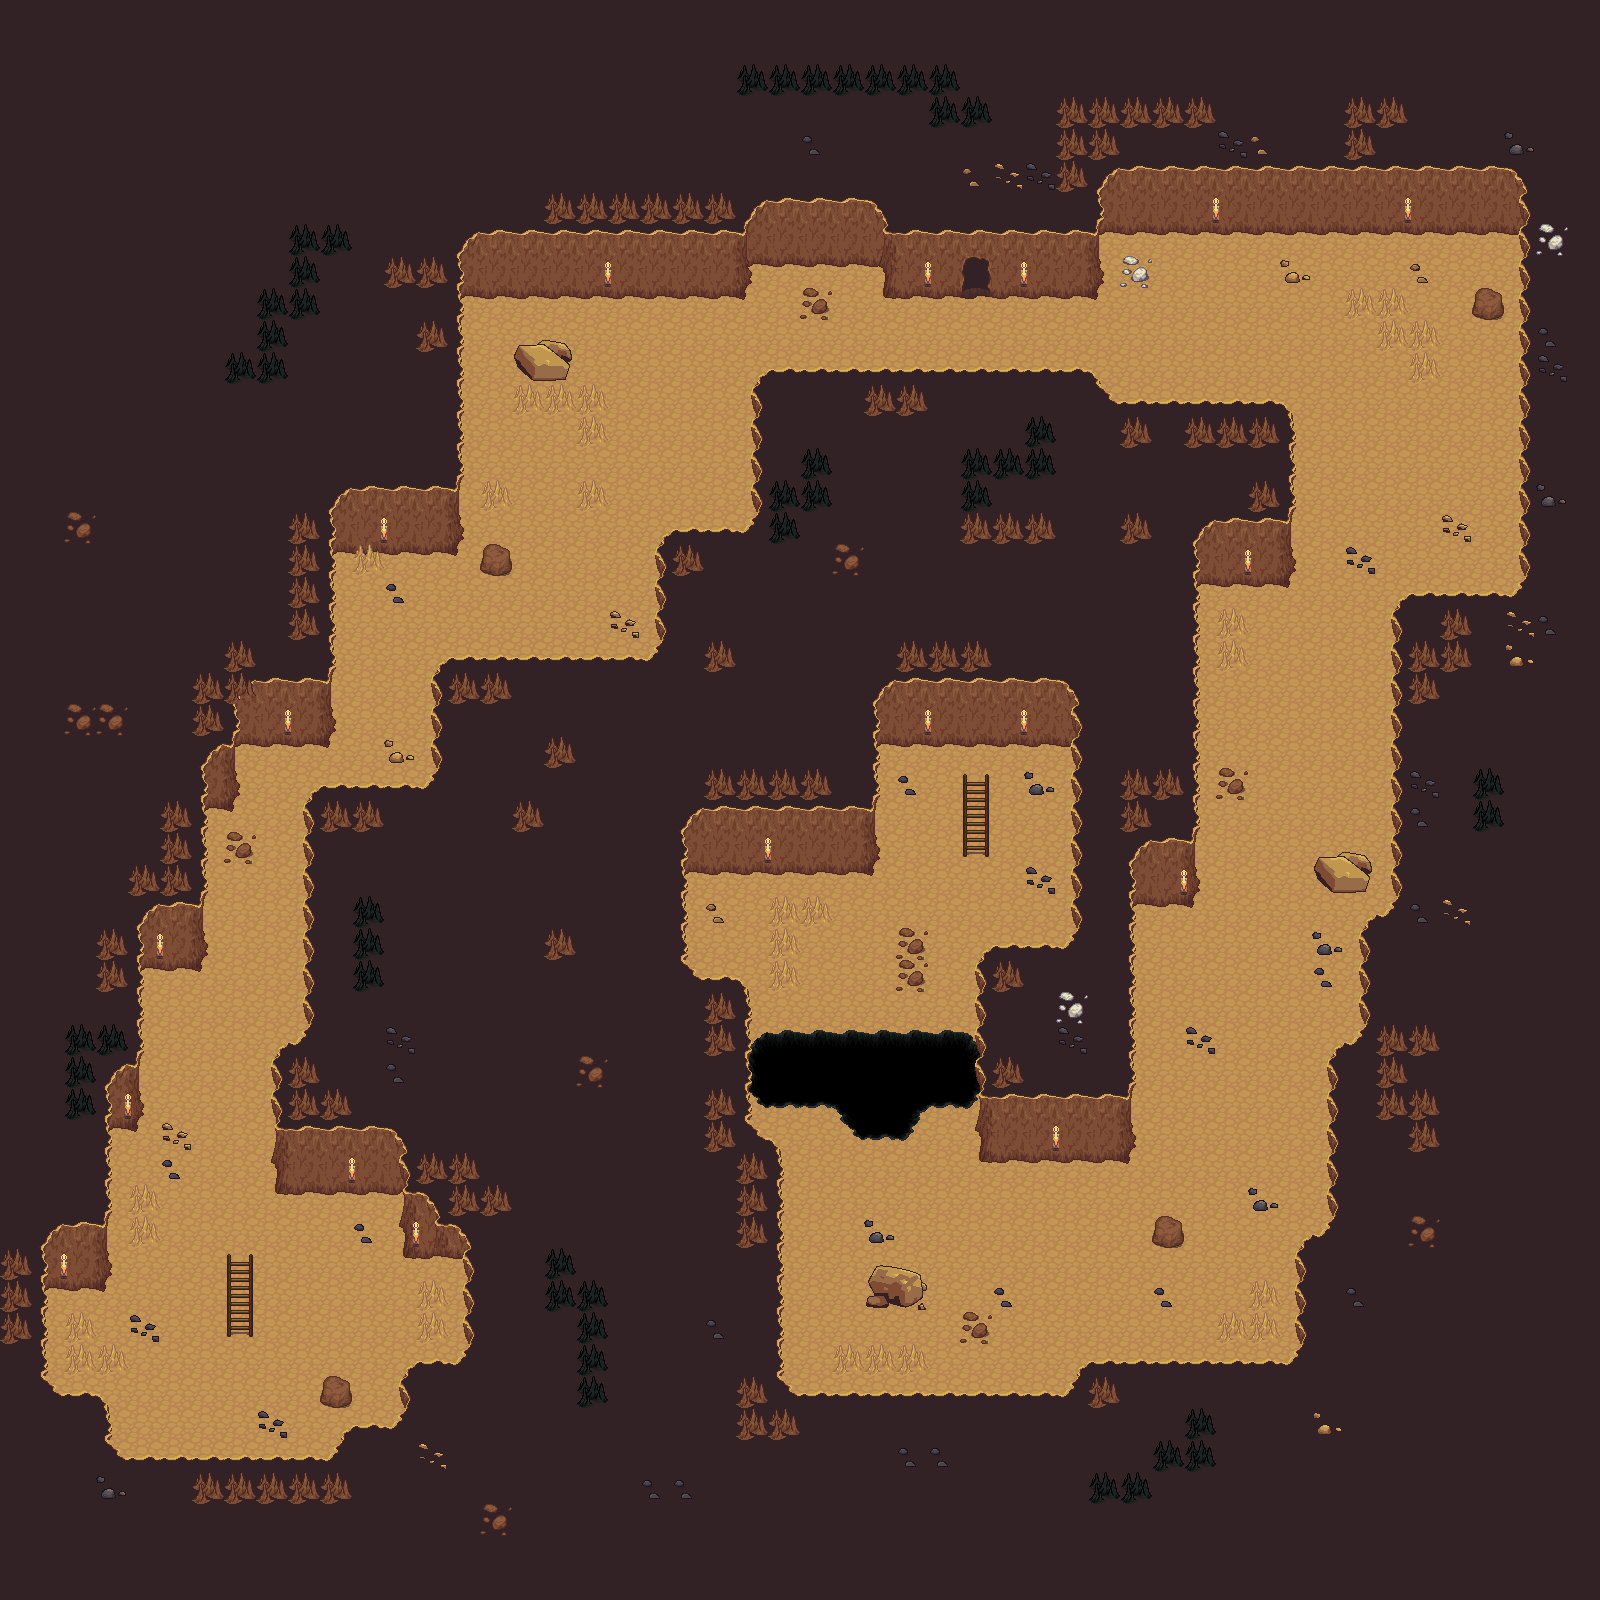

Rendered tile map (Tiled .tmx) drawn with the repository's tilesets; below, a short description and the map source with its tile grids summarised:
An orthogonal 50x50 tile map with 32x32 px tiles, 6 tile layers (Ground, Casim, Behind Walls, Walls, ...), 5 tilesets.

<map version="1.0" tiledversion="1.0.3" orientation="orthogonal" renderorder="right-down" width="50" height="50" tilewidth="32" tileheight="32" nextobjectid="1">
 <tileset firstgid="1" source="Tile Sets/16.tsx" />
 <tileset firstgid="109" source="Tile Sets/41.tsx" />
 <tileset firstgid="1133" source="Tile Sets/1.tsx" />
 <tileset firstgid="1153" source="Tile Sets/23.tsx" />
 <tileset firstgid="1171" source="Tile Sets/44.tsx" />
 <layer name="Ground" width="50" height="50">
  <data>[2500 cells, 2500 non-empty, 2 distinct tile ids]</data>
 </layer>
 <layer name="Casim" width="50" height="50">
  <data>[2500 cells, 27 non-empty, 11 distinct tile ids]</data>
 </layer>
 <layer name="Behind Walls" width="50" height="50">
  <data>[2500 cells, 164 non-empty, 10 distinct tile ids]</data>
 </layer>
 <layer name="Walls" width="50" height="50">
  <data>[2500 cells, 339 non-empty, 20 distinct tile ids]</data>
 </layer>
 <layer name="Objects" width="50" height="50">
  <data>[2500 cells, 301 non-empty, 24 distinct tile ids]</data>
 </layer>
 <layer name="Sky" width="50" height="50">
  <data>[2500 cells, 4 non-empty, 2 distinct tile ids]</data>
 </layer>
</map>
